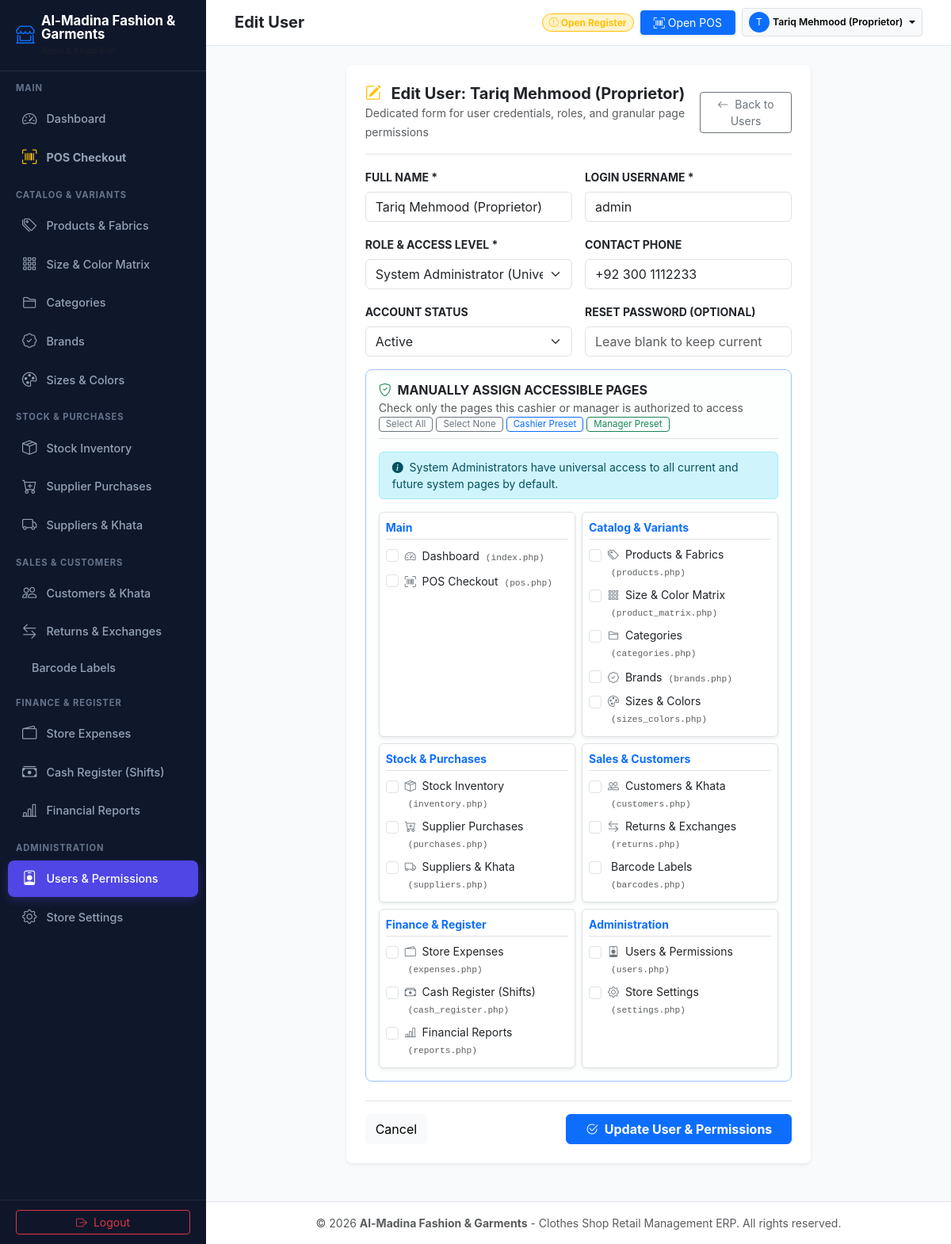
Screenshot of /users.php?action=edit&id=1 (signed in) with the database file from the repository.
### tables this page shows
CREATE TABLE `users` (
  `id` INT AUTO_INCREMENT PRIMARY KEY,
  `username` VARCHAR(50) NOT NULL UNIQUE,
  `password_hash` VARCHAR(255) NOT NULL,
  `full_name` VARCHAR(100) NOT NULL,
  `role` ENUM('admin', 'manager', 'cashier', 'inventory', 'accountant') NOT NULL DEFAULT 'cashier',
  `phone` VARCHAR(25) NULL,
  `allowed_pages` TEXT NULL,
  `status` ENUM('active', 'inactive') NOT NULL DEFAULT 'active',
  `created_at` TIMESTAMP DEFAULT CURRENT_TIMESTAMP
);

### users.php (the view, shortened to what the rows shown need)
<?php
require_once __DIR__ . '/config/auth.php';
$action = $_GET['action'] ?? 'list';
$edit_id = intval($_GET['id'] ?? 0);
$edit_user = null;
if ($action === 'edit' && $edit_id > 0) {
    $stmt = $pdo->prepare("SELECT * FROM users WHERE id = ?");
    $stmt->execute([$edit_id]);
    $edit_user = $stmt->fetch();
}
require_once __DIR__ . '/includes/header.php';
?>
<?php if ($action === 'create' || $action === 'edit'): ?>
<?php
$userAllowed = [];
?>
<div class="row justify-content-center">
    <div class="col-12 col-md-10 col-lg-8">
        <div class="card border-0 shadow-sm rounded-3 p-4 mb-4">
            <div class="d-flex justify-content-between align-items-center border-bottom pb-3 mb-3">
                <div>
                    <h5 class="fw-bold mb-0">
                        <i class="bi <?= $action === 'edit' ? 'bi-pencil-square text-warning' : 'bi-person-plus text-primary' ?> me-2"></i>
                        <?= $action === 'edit' ? 'Edit User: ' . htmlspecialchars($edit_user['full_name']) : 'Add New Staff Account' ?>
                    </h5>
                    <small class="text-muted">Dedicated form for user credentials, roles, and granular page permissions</small>
                </div>
                <a href="users.php" class="btn btn-outline-secondary btn-sm">
                    <i class="bi bi-arrow-left me-1"></i> Back to Users
                </a>
            </div>
            <form method="POST" action="users.php">
                <div class="row g-3 mb-3">
                    <div class="col-12 col-sm-6">
                        <label class="form-label small fw-bold">FULL NAME *</label>
                        <input type="text" name="full_name" class="form-control" required
                               placeholder="e.g. Muhammad Usman"
                               value="<?= htmlspecialchars($edit_user['full_name'] ?? '') ?>" autofocus>
                    </div>
                    <div class="col-12 col-sm-6">
                        <label class="form-label small fw-bold">LOGIN USERNAME *</label>
                        <input type="text" name="username" class="form-control" required
                               placeholder="e.g. usman_cashier"
                               value="<?= htmlspecialchars($edit_user['username'] ?? '') ?>"
                               <?= $action === 'edit' ? 'readonly' : '' ?>>
                    </div>
                </div>
                <div class="row g-3 mb-3">
                    <div class="col-12 col-sm-6">
                        <label class="form-label small fw-bold">ROLE & ACCESS LEVEL *</label>
                        <select name="role" id="userRoleSelect" class="form-select" required>
                            <option value="admin" <?= ($edit_user['role'] ?? '') === 'admin' ? 'selected' : '' ?>>System Administrator (Universal Access)</option>
                        </select>
                    </div>
                    <div class="col-12 col-sm-6">
                        <label class="form-label small fw-bold">CONTACT PHONE</label>
                        <input type="text" name="phone" class="form-control"
                               placeholder="0300-1234567"
                               value="<?= htmlspecialchars($edit_user['phone'] ?? '') ?>">
                    </div>
                </div>
                <?php if ($action === 'create'): ?>
                <div class="mb-3">
                    <label class="form-label small fw-bold">LOGIN PASSWORD *</label>
                    <input type="password" name="password" class="form-control" required placeholder="Choose a secure password">
                </div>
                <?php else: ?>
                <div class="row g-3 mb-3">
                    <div class="col-12 col-sm-6">
                        <label class="form-label small fw-bold">ACCOUNT STATUS</label>
                        <select name="status" class="form-select">
                            <option value="active" <?= ($edit_user['status'] ?? '') === 'active' ? 'selected' : '' ?>>Active</option>
                        </select>
                    </div>
                    <div class="col-12 col-sm-6">
                        <label class="form-label small fw-bold">RESET PASSWORD (OPTIONAL)</label>
                        <input type="password" name="new_password" class="form-control" placeholder="Leave blank to keep current">
                    </div>
                </div>
                <?php endif; ?>
                <div class="card border border-primary-subtle rounded-3 p-3 mb-4 bg-light bg-opacity-25" id="permissionsCard">
                    <div class="d-flex flex-wrap justify-content-between align-items-center mb-3 pb-2 border-bottom">
                        <div>
                            <h6 class="fw-bold text-dark mb-0"><i class="bi bi-shield-check text-success me-1"></i> MANUALLY ASSIGN ACCESSIBLE PAGES</h6>
                            <small class="text-muted">Check only the pages this cashier or manager is authorized to access</small>
                        </div>
                        <div class="d-flex gap-1 mt-2 mt-sm-0">
                            <button type="button" class="btn btn-outline-secondary btn-sm py-0 px-2" style="font-size: 0.72rem;" onclick="setPreset('all')">Select All</button>
                            <button type="button" class="btn btn-outline-secondary btn-sm py-0 px-2" style="font-size: 0.72rem;" onclick="setPreset('none')">Select None</button>
                            <button type="button" class="btn btn-outline-primary btn-sm py-0 px-2" style="font-size: 0.72rem;" onclick="setPreset('cashier')">Cashier Preset</button>
                            <button type="button" class="btn btn-outline-success btn-sm py-0 px-2" style="font-size: 0.72rem;" onclick="setPreset('manager')">Manager Preset</button>
                        </div>
                    </div>
                    <div class="alert alert-info py-2 px-3 small <?= ($edit_user['role'] ?? '') === 'admin' ? '' : 'd-none' ?>" id="adminRoleNotice">
                        <i class="bi bi-info-circle-fill me-1"></i> System Administrators have universal access to all current and future system pages by default.
                    </div>
                    <div class="row g-2" id="pagesCheckboxesContainer">
                        <?php foreach (get_system_pages() as $section_title => $pages_list): ?>
                            <div class="col-12 col-md-6">
                                <div class="card h-100 border p-2 bg-white shadow-sm">
                                    <div class="fw-bold text-primary small mb-2 border-bottom pb-1"><?= htmlspecialchars($section_title) ?></div>
                                    <div class="d-flex flex-column gap-1">
                                        <?php foreach ($pages_list as $page_file => $page_meta):
                                            $isChecked = in_array($page_file, $userAllowed) || ($action === 'create' && in_array($page_file, ['pos.php', 'cash_register.php', 'customers.php', 'returns.php']));
                                        ?>
                                            <div class="form-check form-check-sm mb-1">
                                                <input class="form-check-input page-checkbox" type="checkbox" name="allowed_pages[]" value="<?= $page_file ?>" id="page_<?= str_replace('.', '_', $page_file) ?>" <?= $isChecked ? 'checked' : '' ?>>
                                                <label class="form-check-label small" for="page_<?= str_replace('.', '_', $page_file) ?>">
                                                    <i class="bi <?= $page_meta['icon'] ?> text-secondary me-1"></i> <?= htmlspecialchars($page_meta['title']) ?>
                                                    <code class="text-muted ms-1" style="font-size: 0.7rem;">(<?= $page_file ?>)</code>
                                                </label>
                                            </div>
                                        <?php endforeach; ?>
                                    </div>
                                </div>
                            </div>
                        <?php endforeach; ?>
                    </div>
                </div>
                <div class="d-flex justify-content-between align-items-center pt-3 border-top">
                    <a href="users.php" class="btn btn-light">Cancel</a>
                    <button type="submit" class="btn btn-primary px-4 fw-bold">
                        <i class="bi bi-check2-circle me-1"></i> <?= $action === 'edit' ? 'Update User & Permissions' : 'Save User & Permissions' ?>
                    </button>
                </div>
            </form>
        </div>
    </div>
</div>
<?php endif; ?>
<?php require_once __DIR__ . '/includes/footer.php'; ?>

### includes/header.php (shortened to what the rows shown need)
<?php
require_once __DIR__ . '/../config/auth.php';
$user = current_user();
?>
<!DOCTYPE html>
<html lang="en">
<head>
    <link rel="stylesheet" href="assets/css/bootstrap.min.css">
    <link rel="stylesheet" href="assets/css/bootstrap-icons.css">
    <link rel="stylesheet" href="assets/css/clothes-retail.css">
</head>
<body>
<div class="d-flex" id="wrapper">
    <div id="page-content-wrapper" class="flex-grow-1 d-flex flex-column" style="min-width: 0;">
        <nav class="navbar navbar-expand top-navbar no-print">
            <div class="container-fluid px-2 px-md-3">
                <div class="d-flex align-items-center gap-2 ms-auto">
                    <?php
                        $displayName = (string)($user['full_name'] ?? $user['username'] ?? 'User');
                        $avatarLetter = !empty($displayName) ? strtoupper(substr($displayName, 0, 1)) : 'U';
                    ?>
                    <div class="dropdown">
                        <button class="btn btn-light btn-sm dropdown-toggle d-flex align-items-center gap-1 border p-1 px-2" type="button" data-bs-toggle="dropdown">
                            <div class="rounded-circle bg-primary text-white d-flex align-items-center justify-content-center" style="width: 26px; height: 26px; font-size: 12px;">
                                <?= $avatarLetter ?>
                            </div>
                            <span class="d-none d-sm-inline fw-semibold small"><?= htmlspecialchars($displayName) ?></span>
                        </button>
                    </div>
                </div>
            </div>
        </nav>
        <main class="p-2 p-sm-3 p-md-4 flex-grow-1">

### rows the page displays
users: full_name "T", full_name "Tariq Mehmood (Proprietor)", username "admin", role "System Administrator (Universal Access)", phone "+92 300 1112233", status "Active"

### other values shown
$shop_name "Al-Madina Fashion & Garments"
$section_name "MAIN"
$page_info['title'] "Dashboard"
$page_info['title'] "POS Checkout"
$section_name "CATALOG & VARIANTS"
$page_info['title'] "Products & Fabrics"
$page_info['title'] "Size & Color Matrix"
$page_info['title'] "Categories"
$page_info['title'] "Brands"
$page_info['title'] "Sizes & Colors"
$section_name "STOCK & PURCHASES"
$page_info['title'] "Stock Inventory"
$page_info['title'] "Supplier Purchases"
$page_info['title'] "Suppliers & Khata"
$section_name "SALES & CUSTOMERS"
